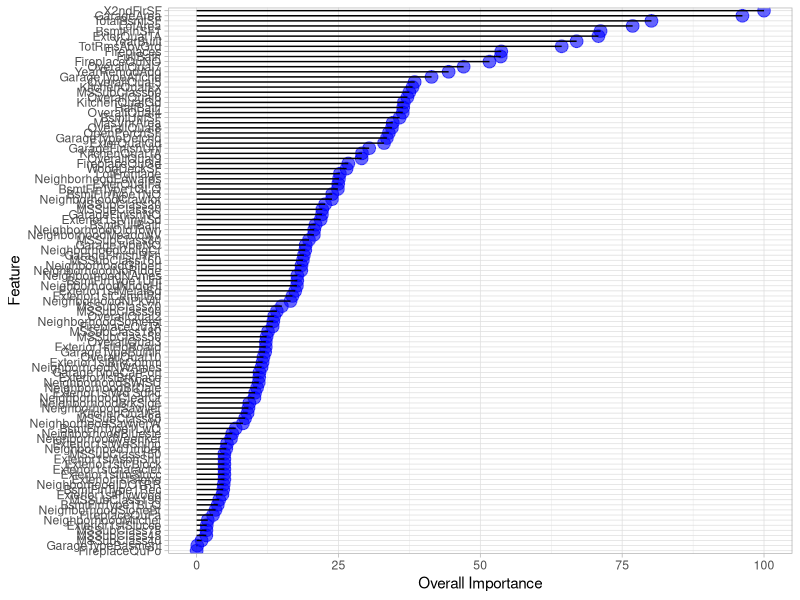

Write R code to recreate this figure.
library(dplyr)
library(ggplot2)

imp <- read.csv("final_imp.csv", row.names = 1)
# imp <- imp %>% top_n(10)
imp <- imp %>% arrange(desc(Overall))
names <- rownames(imp)

ggplot(imp, aes(x=factor(names, level=rev(names)), y=Overall)) +
  geom_point( color="blue", size=4, alpha=0.6)+
  geom_segment( aes(x=names, xend=names, y=0, yend=Overall), 
                color='black') +
  xlab("Feature")+
  ylab("Overall Importance")+
  theme_light() +
  coord_flip() 